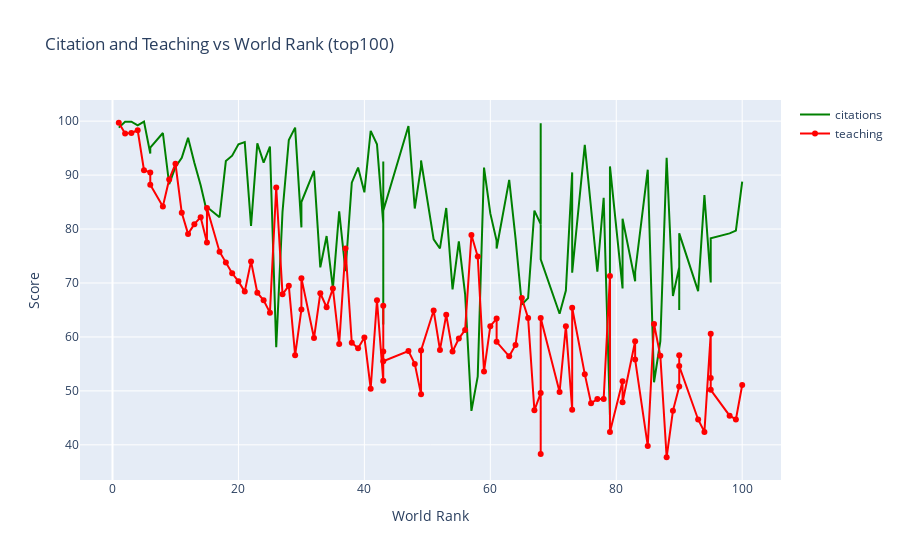

The code cell stored with this chart in its notebook:
### Markdown cell above
Let us now concetrate our study on the world's top 100 universities.

### Code cell
df=timesData.iloc[:100,:]
trace1=go.Scatter(x=df.world_rank,y=df.citations,
                  mode='lines',name='citations',marker=dict(color='green'),text=df.university_name)
trace2=go.Scatter(x=df.world_rank,y=df.teaching, marker=dict(color='red'),mode='lines+markers',text=df.university_name,name='teaching')
data=[trace1,trace2]

layout=dict(title='Citation and Teaching vs World Rank (top100)',
           xaxis=dict(title='World Rank'),yaxis=dict(title='Score',ticklen=5))

data=[trace1,trace2]
fig=dict(data=data,layout=layout)


iplot(fig)

### Figure 1 — Plotly figure (JSON) as saved in the notebook; plotly's stock layout.template omitted (floating-point values rounded to 4 significant figures)
{"data": [{"marker": {"color": "green"}, "mode": "lines", "name": "citations", "text": ["Harvard University", "California Institute of Technology", "Massachusetts Institute of Technology", "Stanford University", "Princeton University", "University of Cambridge", "University of Oxford", "University of California, Berkeley", "Imperial College London", "Yale University", "University of California, Los Angeles", "University of Chicago", "Johns Hopkins University", "Cornell University", "ETH Zurich – Swiss Federal Institute of Technology Zurich", "University of Michigan", "University of Toronto", "Columbia University", "University of Pennsylvania", "Carnegie Mellon University", "University of Hong Kong", "University College London", "University of Washington", "Duke University", "Northwestern University", "University of Tokyo", "Georgia Institute of Technology", "Pohang University of Science and Technology", "University of California, Santa Barbara", "University of British Columbia", "University of North Carolina at Chapel Hill", "University of California, San Diego", "University of Illinois at Urbana-Champaign", "National University of Singapore", "McGill University", "University of Melbourne", "Peking University", "Washington University in St Louis", "École Polytechnique", "University of Edinburgh", "Hong Kong University of Science and Technology", "École Normale Supérieure", "Australian National University", "Karolinska Institute", "University of Göttingen", "University of Wisconsin", "Rice University", "École Polytechnique Fédérale de Lausanne", "University of California, Irvine", "University of Science and Technology of China", "Vanderbilt University", "University of Minnesota", "Tufts University", "University of California, Davis", "Brown University", "University of Massachusetts", "Kyoto University", "Tsinghua University", "Boston University", "New York University", "Emory University", "LMU Munich", "University of Notre Dame", "University of Pittsburgh", "Case Western Reserve University", "Ohio State University", "University of Colorado Boulder", "University of Bristol", "University of California, Santa Cruz", "Yeshiva University", "University of Sydney", "University of Virginia", "University of Adelaide", "University of Southern California", "William & Mary", "Trinity College Dublin", "King’s College London", "Stony Brook University", "Korea Advanced Institute of Science and Technology (KAIST)", "University of Sussex", "The University of Queensland", "University of York", "Heidelberg University", "University of Utah", "Durham University", "London School of Economics and Political Science", "University of Manchester", "Royal Holloway, University of London", "Lund University", "University of Southampton", "University of Zurich", "Wake Forest University", "McMaster University", "University College Dublin", "George Washington University", "University of Arizona", "University of Basel", "University of Maryland, College Park", "Dartmouth College", "École Normale Supérieure de Lyon"], "type": "scatter", "x": ["1", "2", "3", "4", "5", "6", "6", "8", "9", "10", "11", "12", "13", "14", "15", "15", "17", "18", "19", "20", "21", "22", "23", "24", "25", "26", "27", "28", "29", "30", "30", "32", "33", "34", "35", "36", "37", "38", "39", "40", "41", "42", "43", "43", "43", "43", "47", "48", "49", "49", "51", "52", "53", "54", "55", "56", "57", "58", "59", "60", "61", "61", "63", "64", "65", "66", "67", "68", "68", "68", "71", "72", "73", "73", "75", "76", "77", "78", "79", "79", "81", "81", "83", "83", "85", "86", "87", "88", "89", "90", "90", "90", "93", "94", "95", "95", "95", "98", "99", "100"], "y": [98.8, 99.9, 99.9, 99.2, 99.9, 94, 95.1, 97.8, 88.3, 91.5, 93.2, 96.9, 92.3, 88.1, 83.1, 84.1, 82.2, 92.6, 93.6, 95.7, 96.1, 80.6, 95.9, 92.3, 95.3, 58.1, 83.2, 96.5, 98.8, 80.3, 85, 90.8, 72.9, 78.7, 69, 83.3, 72.2, 88.6, 91.4, 86.8, 98.2, 95.7, 81, 62.3, 92.5, 83.4, 99.1, 83.8, 91.6, 92.7, 78.1, 76.4, 83.9, 68.8, 77.7, 67.9, 46.3, 52.7, 91.4, 82.9, 77.8, 76.4, 89.1, 78.3, 66, 67.2, 83.4, 80.9, 99.6, 74.4, 64.3, 68.6, 90.5, 71.9, 95.6, 84.4, 72.1, 85.8, 45.5, 91.6, 69, 81.9, 70.3, 72, 91, 51.6, 59.2, 93.2, 67.6, 72.9, 65, 79.2, 68.5, 86.3, 70.2, 70.1, 78.3, 79.2, 79.7, 88.8]}, {"marker": {"color": "red"}, "mode": "lines+markers", "name": "teaching", "text": ["Harvard University", "California Institute of Technology", "Massachusetts Institute of Technology", "Stanford University", "Princeton University", "University of Cambridge", "University of Oxford", "University of California, Berkeley", "Imperial College London", "Yale University", "University of California, Los Angeles", "University of Chicago", "Johns Hopkins University", "Cornell University", "ETH Zurich – Swiss Federal Institute of Technology Zurich", "University of Michigan", "University of Toronto", "Columbia University", "University of Pennsylvania", "Carnegie Mellon University", "University of Hong Kong", "University College London", "University of Washington", "Duke University", "Northwestern University", "University of Tokyo", "Georgia Institute of Technology", "Pohang University of Science and Technology", "University of California, Santa Barbara", "University of British Columbia", "University of North Carolina at Chapel Hill", "University of California, San Diego", "University of Illinois at Urbana-Champaign", "National University of Singapore", "McGill University", "University of Melbourne", "Peking University", "Washington University in St Louis", "École Polytechnique", "University of Edinburgh", "Hong Kong University of Science and Technology", "École Normale Supérieure", "Australian National University", "Karolinska Institute", "University of Göttingen", "University of Wisconsin", "Rice University", "École Polytechnique Fédérale de Lausanne", "University of California, Irvine", "University of Science and Technology of China", "Vanderbilt University", "University of Minnesota", "Tufts University", "University of California, Davis", "Brown University", "University of Massachusetts", "Kyoto University", "Tsinghua University", "Boston University", "New York University", "Emory University", "LMU Munich", "University of Notre Dame", "University of Pittsburgh", "Case Western Reserve University", "Ohio State University", "University of Colorado Boulder", "University of Bristol", "University of California, Santa Cruz", "Yeshiva University", "University of Sydney", "University of Virginia", "University of Adelaide", "University of Southern California", "William & Mary", "Trinity College Dublin", "King’s College London", "Stony Brook University", "Korea Advanced Institute of Science and Technology (KAIST)", "University of Sussex", "The University of Queensland", "University of York", "Heidelberg University", "University of Utah", "Durham University", "London School of Economics and Political Science", "University of Manchester", "Royal Holloway, University of London", "Lund University", "University of Southampton", "University of Zurich", "Wake Forest University", "McMaster University", "University College Dublin", "George Washington University", "University of Arizona", "University of Basel", "University of Maryland, College Park", "Dartmouth College", "École Normale Supérieure de Lyon"], "type": "scatter", "x": ["1", "2", "3", "4", "5", "6", "6", "8", "9", "10", "11", "12", "13", "14", "15", "15", "17", "18", "19", "20", "21", "22", "23", "24", "25", "26", "27", "28", "29", "30", "30", "32", "33", "34", "35", "36", "37", "38", "39", "40", "41", "42", "43", "43", "43", "43", "47", "48", "49", "49", "51", "52", "53", "54", "55", "56", "57", "58", "59", "60", "61", "61", "63", "64", "65", "66", "67", "68", "68", "68", "71", "72", "73", "73", "75", "76", "77", "78", "79", "79", "81", "81", "83", "83", "85", "86", "87", "88", "89", "90", "90", "90", "93", "94", "95", "95", "95", "98", "99", "100"], "y": [99.7, 97.7, 97.8, 98.3, 90.9, 90.5, 88.2, 84.2, 89.2, 92.1, 83, 79.1, 80.9, 82.2, 77.5, 83.9, 75.8, 73.8, 71.8, 70.3, 68.4, 74, 68.2, 66.8, 64.5, 87.7, 67.9, 69.5, 56.6, 65.1, 70.9, 59.8, 68.1, 65.5, 69, 58.7, 76.4, 58.9, 57.9, 59.9, 50.4, 66.8, 51.9, 65.8, 57.3, 55.5, 57.4, 55, 49.4, 57.5, 64.9, 57.6, 64.1, 57.3, 59.7, 61.3, 78.9, 74.9, 53.6, 62, 63.4, 59.1, 56.4, 58.5, 67.2, 63.5, 46.4, 49.6, 38.3, 63.5, 49.8, 62, 46.5, 65.4, 53.1, 47.7, 48.5, 48.5, 71.3, 42.4, 51.8, 47.9, 59.2, 55.8, 39.8, 62.4, 56.5, 37.7, 46.3, 50.8, 56.6, 54.6, 44.7, 42.4, 60.6, 52.4, 50.2, 45.4, 44.7, 51.1]}], "layout": {"title": {"text": "Citation and Teaching vs World Rank (top100)"}, "xaxis": {"title": {"text": "World Rank"}}, "yaxis": {"ticklen": 5, "title": {"text": "Score"}}}}
